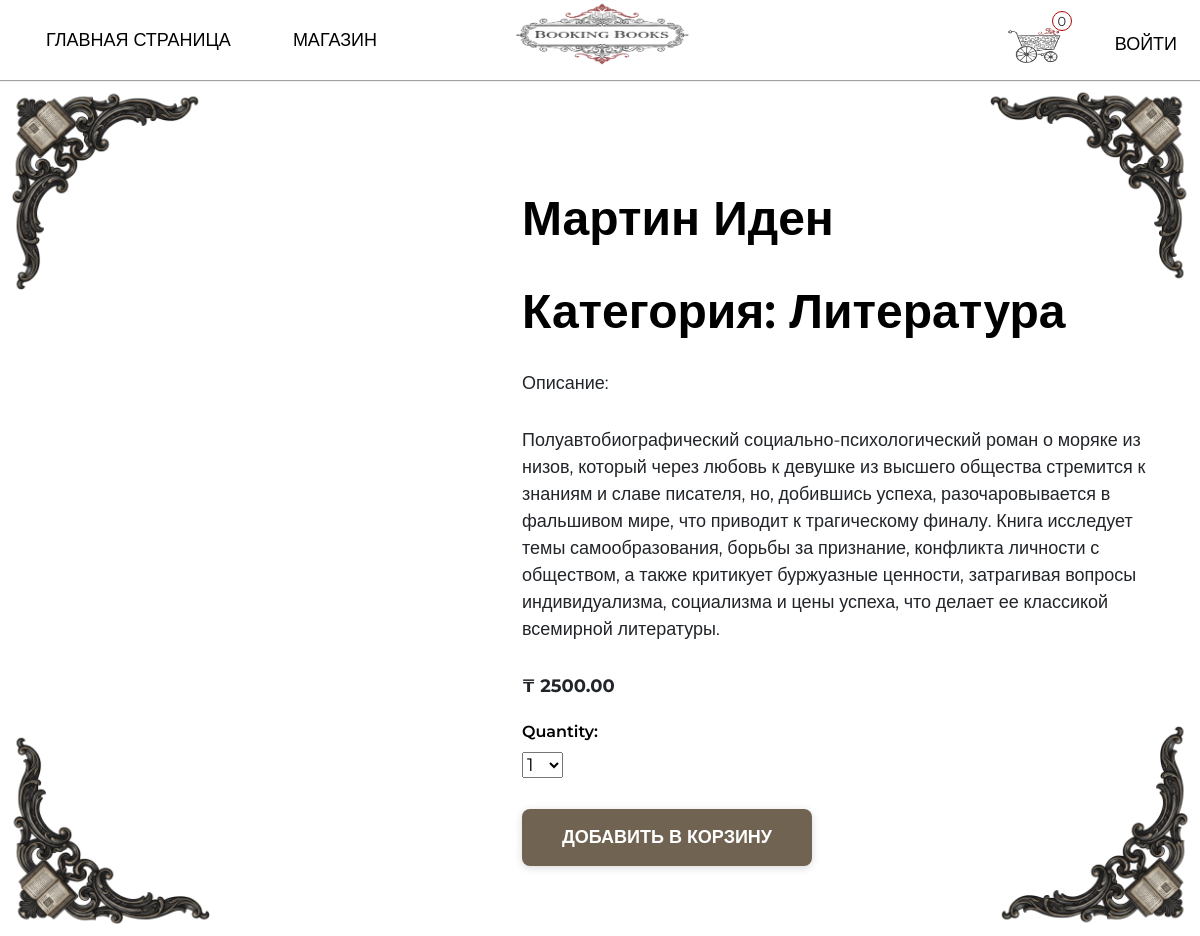
The page /shop/martin-iden/ on the database its author committed.
### main/models.py (models this page shows, shortened)
class Product(models.Model):
    category = models.ForeignKey(Category,
                                 related_name='products',
                                 on_delete=models.CASCADE)
    name = models.CharField(max_length=50)
    slug = models.SlugField(max_length=50)
    image = models.ImageField(upload_to='products/%y/%m/%d',
                              blank=True)
    description = models.TextField(blank=True)
    price = models.DecimalField(max_digits=10,
                                decimal_places=2)
    available = models.BooleanField(default=True)
    created = models.DateTimeField(auto_now_add=True)
    updated = models.DateTimeField(auto_now=True)
    discount = models.DecimalField(default=0.00,
                                   max_digits=4,
                                   decimal_places=2)
    class Meta:
        ordering = ['name']
        indexes = [
            models.Index(fields=['id', 'slug']),
            models.Index(fields=['name']),
            models.Index(fields=['-created']),
        ]

class Category(models.Model):
    name = models.CharField(max_length=40,
                            unique=True)
    slug = models.SlugField(max_length=20,
                            unique=True)
    class Meta:
        ordering = ['name']
        indexes = [models.Index(fields=['name'])]
        verbose_name = 'category'
        verbose_name_plural = 'categories'
    def __str__(self):
        return self.name

### main/views.py (the view)
# urls.py: path('shop/<slug:slug>/', views.product_detail,
def product_detail(request, slug):
    product = get_object_or_404(Product,
                                slug=slug,
                                available=True)
    cart_product_form = CartAddProductForm
    return render(request, 'main/product/detail.html',
                  {'product': product,
                  'cart_product_form': cart_product_form})

### cart/cart.py (called while the page is built)
    def __len__(self):
        return sum(item['quantity'] for item in self.cart.values())

### cart/context_processors.py (called while the page is built)
def cart(request):
    return {'cart': Cart(request)}

### main/templates/main/product/detail.html (shortened to what this page needs)
{% extends 'main/base.html' %}
{% load static %}
{% block content %}
    <div class="detail-product">
        <div class="detail-img">
        </div>
        <div class="detail-description">
                <h2>{{product.name}}</h2>
                <br>
                <h2>Категория: {{product.category}}</h2>
                <p>Описание: {{product.description|linebreaks}}</p>
                {% if product.discount %}
                    <div class="card-discount">
                        <p class="line">₸ {{product.price}}</p>
                        <p>₸ {{product.sell_price}}</p>
                    </div>
                {% else %}
                    <p class="price">₸ {{product.price}}</p>
                {% endif %}
                <form action="{% url 'cart:cart_add' product.id %}" class="qform" method="post">
                    <div class="cart-form">
                        {{cart_product_form}}
                    </div>
                    <input type="submit" class="add-to-cart-btn" value="Добавить в корзину">
                </form>
            </div>
    </div>
{% endblock content %}

### main/static/css/base.css (style rules this page uses)
:root { --box-shadow: 0px 1px 1px rgba(0, 0, 0, 0.363); }
body { font-family: "Montserrat", sans-serif; font-size: 18px; padding: 0; margin: 0; overflow-x: hidden; background: #fff; }
h2 { font-size: 48px; font-weight: 600; color: #000; }
.price { font-size: 18px; font-weight: 700; margin-top: auto; margin-bottom: 10px; }
.detail-product { display: flex; max-width: 1200px; margin: 50px auto; padding: 20px; gap: 50px; align-items: flex-start; }
.detail-img { flex: 0 0 400px; }
.detail-description { margin-top: 40px; margin-left: 40px; }
.detail-description p { margin-top: 30px; max-width: 7000px; }
.add-to-cart-btn { display: inline-block; background-color: #706351; color: white; padding: 15px 40px; border: none; border-radius: 8px; font-size: 18px; font-weight: 600; text-transform: uppercase; cursor: pointer; transition: all 0.3s ease; box-shadow: 0 2px 8px rgba(0, 0, 0, 0.15); margin-top: 20px; }
.cart-form { margin-top: 20px; margin-bottom: 10px; }
.cart-form label { display: block; margin-bottom: 8px; font-weight: 600; font-size: 16px; color: #000; }

### rows shown on the page
Product: name "Мартин Иден", category "Литература", description "Полуавтобиографический социально-психологический роман о моряке из низов, который через любовь к девушке из высшего общества стремится к знаниям и славе писателя, но, добившись успеха, разочаровывается в фальшивом мире, что приводит к трагическому финалу. Книга исследует темы самообразования, борьбы за признание, конфликта личности с обществом, а также критикует буржуазные ценности, затрагивая вопросы индивидуализма, социализма и цены успеха, что делает ее классикой всемирной литературы.", price "2500.00"
